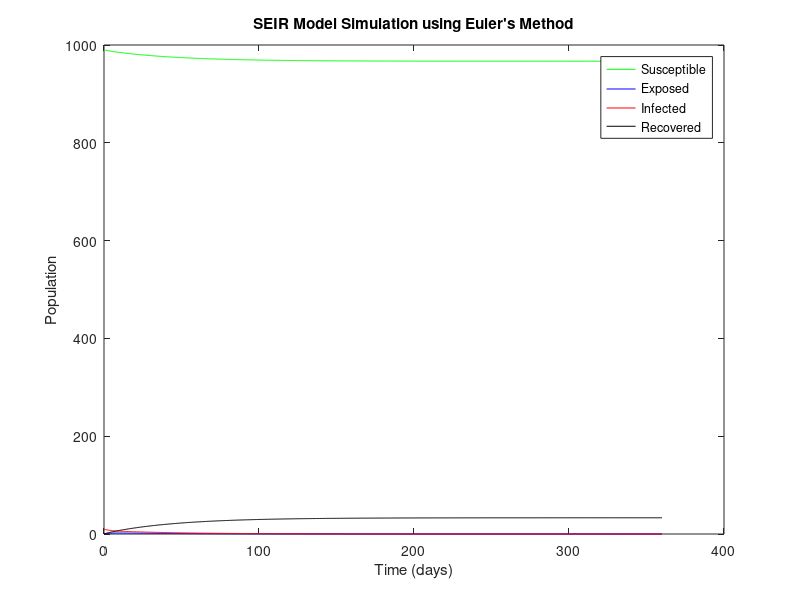

Source code (MATLAB):
% some cheeky parameters
exposedToInfectedRate = 1/5; % beta
transmissionRate = 1/14;     % alpha
recoveryRate = 1/10;         % rho

initialSusceptible = 990;    %S0
initialExposed = 0;          %E0
initialInfected = 10;        %I0
initialRecovered = 0;        %R0

% T = period
T = 360;

% h = step size
h = 0.5;

% N = population size
N = initialSusceptible + initialExposed + initialInfected + initialRecovered;

% this is the 'time vector' a vector of values between 0 and the period 
t = 0:h:T;
numSteps = length(t);

% need to initialise our variables ay?
% S = Susceptible
% E = Exposed
% I = Infected
% R = Recovered
S = zeros(1, numSteps);
E = zeros(1, numSteps);
I = zeros(1, numSteps);
R = zeros(1, numSteps);

% setting those initial values to our initial variables 
S(1) = initialSusceptible;
E(1) = initialExposed;
I(1) = initialInfected;
R(1) = initialRecovered;

% Euler method
% we repeating this a select number of times
for k = 1:numSteps-1
    % the susceptible population should decrease with more contact with infected individuals
    S(k+1) = S(k) - h * transmissionRate * S(k) * I(k) / N;

    % the exposed population increases when susceptible become infected however decrease when they then become infectious themselves
    E(k+1) = E(k) + h * (transmissionRate * S(k) * I(k) / N - exposedToInfectedRate * E(k));

    % infected population simply increases when exposed become infectious and decrease when individuals recover
    I(k+1) = I(k) + h * (exposedToInfectedRate * E(k) - recoveryRate * I(k));

    % these recovered peoples then very simply are a result of infectious individuals completing the disease cycle
    R(k+1) = R(k) + h * (recoveryRate * I(k));
end

% aaannddd we plot everything
figure;
plot(t, S, 'g', t, E, 'b', t, I, 'r', t, R, 'k');
xlabel('Time (days)');
ylabel('Population');
legend('Susceptible', 'Exposed', 'Infected', 'Recovered');
title('SEIR Model Simulation using Euler''s Method');

% here is the equilibrium from part b so we can compare
S_eq = N 